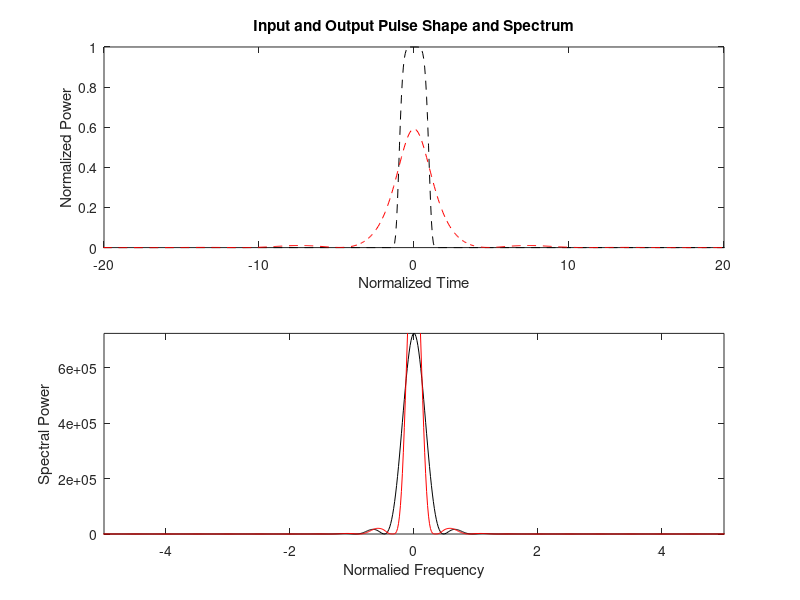

Recreate this plot in MATLAB.
% This code solves the NLS equation with the split-step method
% idu/dz-sgn(beta2)/2d^2u/d(tau)^2+N^2*|u|^2*u=0

%--Specify input parameters
clear all;%
distance=2;
beta2=-1;
N=1;%soliton order
mshape=3;
chirp0=0;%input pulse chirp(default value)

%---set simulation parameters
nt=1024;Tmax=32; %FFT points and window size
step_num=round(20*distance*N^2);
deltaz=distance/step_num; %step size in z
dtau=(2*Tmax)/nt; %step size in tau

%---tau and omega arrays
tau=(-nt/2:nt/2-1)*dtau; %temporal grid
omega=(pi./Tmax).*[(0:nt/2-1) (-nt/2:-1)];%frequency grid

%---Input Field profile
if mshape==0
    uu=sech(tau).*exp(-0.5i*chirp0*tau.^2); % soliton
else
    uu=exp(-0.5*(1+1i*chirp0).*tau.^(2*mshape));
end

%---Plot input pulse shape and spectrum
temp=fftshift(fft(uu)).*(nt*dtau)/sqrt(2*pi); % spectrum
figure; subplot(2,1,1);
    plot(tau,abs(uu).^2,'--k');hold on;
    axis([-20 20 0 inf]);
    xlabel('Normalized Time');
    ylabel('Normalized Power');
    title('Input and Output Pulse Shape and Spectrum');
    subplot(2,1,2);
    plot(fftshift(omega)./(2.*pi),(abs(temp)).^2,'k');hold on;
    axis([-5 5 0 inf]);
    xlabel('Normalied Frequency');
    ylabel('Spectral Power');

%--store dispersive phase shifts to speedup code
dispersion=exp(1i*0.5*beta2*omega.^2*deltaz);
hhz=1i*N^2*deltaz; %nonlinear phase factor

%*************[Beginning of MAIN LOOP]**************
%scheme:1/2N->D->1/2N ;first step nonlinear
temp=uu.*exp(abs(uu).^2*hhz/2); %note hhz/2
for n=1:step_num 
    f_temp=fft(temp).*dispersion;
    uu=ifft(f_temp);
    temp=uu.*exp(abs(uu).^2*hhz);
end
uu=temp.*exp(-abs(uu).^2*hhz/2);
temp=fftshift(fft(uu)).*(nt*dtau)/sqrt(2*pi); %Final spectrum

%**************[End of MAIN Loop]**********************
%---Plot output pulse shape and spectrum

subplot(2,1,1)
plot(tau,abs(uu).^2,'--r')
subplot(2,1,2)
plot(fftshift(omega)./(2.*pi),abs(temp).^2,'r')